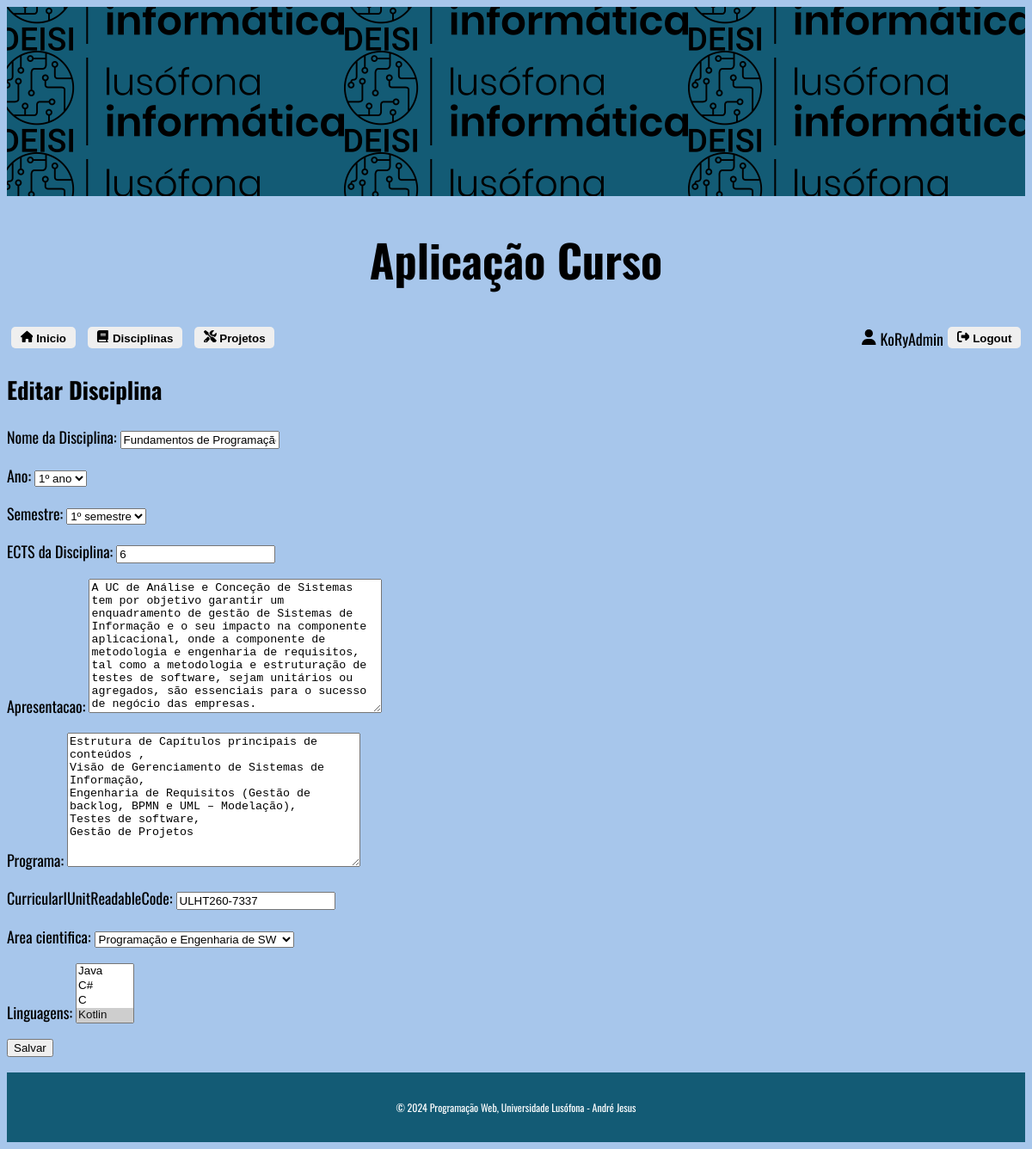
Page /appcurso/editar-disciplina/234/ (signed in) on the committed database.
### appcurso/models.py (models this page shows, shortened)
class Disciplina(models.Model):
    id = models.AutoField(primary_key=True)
    nome = models.CharField(max_length=100)
    ano = models.IntegerField()
    semestre = models.IntegerField()
    ects = models.IntegerField()
    apresentacao = models.TextField()
    programa = models.TextField()
    curricularIUnitReadableCode = models.CharField(max_length=20)
    area_cientifica = models.ForeignKey(AreaCientifica, on_delete=models.CASCADE, null = True, blank=True)
    linguagens = models.ManyToManyField('LinguagemDeProgramacao', null = True, blank=True)

class AreaCientifica(models.Model):
    id = models.AutoField(primary_key=True)
    nome = models.CharField(max_length=100)
    def __str__(self):
        return self.nome

### appcurso/views.py (the view)
# urls.py: path('editar-disciplina/<int:disciplina_id>/', views.editar_disciplina, name='editar_disciplina'),
@login_required
def editar_disciplina(request, disciplina_id):
    disciplina = get_object_or_404(Disciplina, pk=disciplina_id)
    if request.method == 'POST':
        form = DisciplinaForm(request.POST, instance=disciplina)
        if form.is_valid():
            form.save()
            return redirect('appcurso:disciplina', disciplina_id=disciplina_id)
    else:
        form = DisciplinaForm(instance=disciplina)
    return render(request, 'appcurso/editar_disciplina.html', {'form': form, 'disciplina': disciplina})

### appcurso/models.py (called while the page is built)
    def __str__(self):
        return self.nome

### appcurso/templates/appcurso/editar_disciplina.html (shortened to what this page needs)
{% extends 'appcurso/layout.html' %}
{% block content %}
    <h2>Editar Disciplina</h2>
    <form method="post">
        {{ form.as_p }}
        <button type="submit">Salvar</button>
    </form>
{% endblock %}

### appcurso/templates/appcurso/layout.html (shortened to what this page needs)
<html lang="en">
<head>
    {% load static %}
    <link rel="stylesheet" type="text/css" href="{% static 'appcurso/estilos.css' %}">
</head>
<body>
        <header>
            <div class="header-image"></div>
            <div class="header-title">
            <h1>Aplicação Curso</h1>
            </div>
            <div class="header-buttons-container">
                <div class="header-buttons">
                    <a href="{% url 'appcurso:curso' %}"><button><b> Inicio</b></button></a>
                    <a href="{% url 'appcurso:lista_disciplinas' %}"><button><b> Disciplinas</b></button></a>
                    <a href="{% url 'appcurso:lista_projetos' %}"><button><b> Projetos</b></button></a>
                </div>
                <div class="login-buttons">
                    {% if request.user.is_authenticated %}
                        <a href="{% url 'logout' %}"><button><b> Logout</b></button></a>
                        {{request.user.username}}
                    {% endif %}
                </div>
            </div>
        </header>
        <main>
            {% block content %}
            {% endblock %}
        </main>
        <footer>
            <p>&copy; 2024 Programação Web, Universidade Lusófona - André Jesus</p>
        </footer>
</body>
</html>

### appcurso/static/appcurso/estilos.css (style rules this page uses)
body { font-family: "Oswald", sans-serif; font-weight: 400; font-style: normal; color: black; font-size: 18px; }
.header-title { text-align: center; font-size: 26px; margin: 10px 0; }
.header-image { background: #135b75 url('/static/appcurso/engenhria_informatica.png') center/cover; background-size: auto; color: white; padding: 10px; text-align: center; position: relative; height: 200px; }
footer { font-size: 12px; color: white; text-align: center; background-color: #135b75; padding: 20px 0; }
.header-buttons-container { display: flex; justify-content: space-between; align-items: center; border-radius: 20px; }
.header-buttons button { border: none; padding: 0.3em 0.8em; border-radius: 5px; cursor: pointer; transition: background-color 0.3s ease; margin-top: 5px; margin: 5px; }
.login-buttons button { border: none; padding: 0.3em 0.8em; border-radius: 5px; cursor: pointer; transition: background-color 0.3s ease; float: right; margin-top: 5px; margin: 5px; }

### appcurso/templates/appcurso/layout.html (style rules this page uses)
body { background: #a7c6eb; }

### rows in the picture
Disciplina: nome "Fundamentos de Programação", ano "1º ano", semestre "1º semestre", ects "6", apresentacao "A UC de Análise e Conceção de Sistemas tem por objetivo garantir um enquadramento de gestão de Sistemas de Informação e o seu impacto na componente aplicacional, onde a componente de metodologia e engenharia de requisitos, tal como a metodologia e estruturação de testes de software, sejam unitários ou agregados, são essenciais para o sucesso de negócio das empresas.", programa "Estrutura de Capítulos principais de conteúdos , Visão de Gerenciamento de Sistemas de Informação, Engenharia de Requisitos (Gestão de backlog, BPMN e UML – Modelação), Testes de software, Gestão de Projetos", curricularIUnitReadableCode "ULHT260-7337", area_cientifica "Programação e Engenharia de SW"

### other values in the picture
{{ request.user.username }} "KoRyAdmin"
